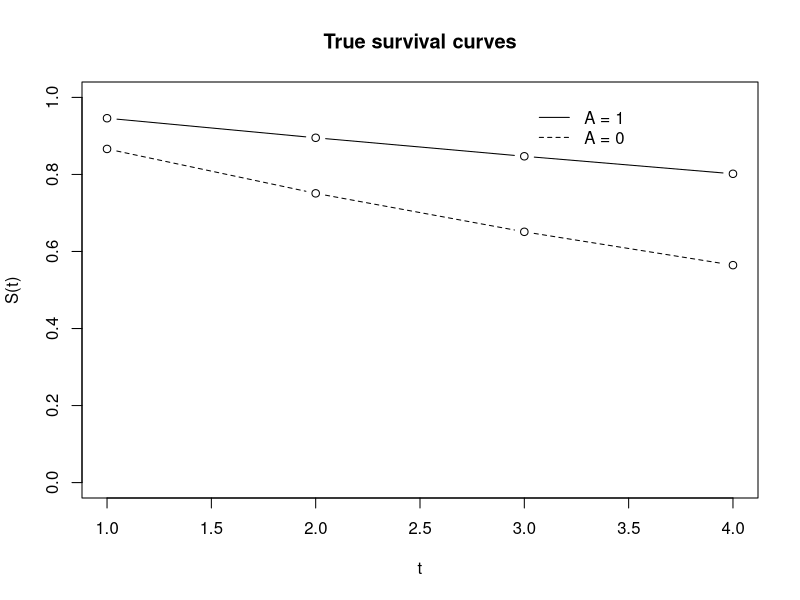

R code for this plot:
# Note: The warnings 'non-integer #successes in a binomial glm!' can be ignored

###### Box 1 -- Function to generate the data

generateData <- function(n){
  expit <- plogis;

  ## Generate baseline data
  L <- rbinom(n, size = 1, prob = 0.5);
  A <- rbinom(n, size = 1, prob = plogis(-3 + 0.6*L));
 
  ## Generate counterfactual outcome
  #time 1
  py1.1 <- expit(-2 - 1 + 0.25*L);
  py1.0 <- expit(-2 + 0 + 0.25*L);
  Y1.1 <- rbinom(n, 1, py1.1);
  Y1.0 <- rbinom(n, 1, py1.0);

  # time 2
  Y2.1 <- Y2.0 <- rep(1, n);
  py2.1 <- expit(-2 - 1 + 0.25*L)[Y1.1 == 0];
  py2.0 <- expit(-2 + 0 + 0.25*L)[Y1.0 == 0];
  Y2.1[Y1.1 == 0] <- rbinom(n = length(py2.1), 1, py2.1);
  Y2.0[Y1.0 == 0] <- rbinom(n = length(py2.0), 1, py2.0);

  # time 3
  Y3.1 <- Y3.0 <- rep(1, n);
  py3.1 <- expit(-2 - 1 + 0.25*L)[Y2.1 == 0];
  py3.0 <- expit(-2 + 0 + 0.25*L)[Y2.0 == 0];
  Y3.1[Y2.1 == 0] <- rbinom(n = length(py3.1), 1, py3.1);
  Y3.0[Y2.0 == 0] <- rbinom(n = length(py3.0), 1, py3.0);

  # time 4
  Y4.1 <- Y4.0 <- rep(1, n);
  py4.1 <- expit(-2 - 1 + 0.25*L)[Y3.1 == 0];
  py4.0 <- expit(-2 + 0 + 0.25*L)[Y3.0 == 0];
  Y4.1[Y3.1 == 0] <- rbinom(n = length(py4.1), 1, py4.1);
  Y4.0[Y3.0 == 0] <- rbinom(n = length(py4.0), 1, py4.0);


  ## Generate censoring and observed outcome
  # time 1
  Y1 <- Y1.1*A + Y1.0*(1 - A);
  censor.prob1 <- expit(-5 + 0.2*A + 0.2*L);
  Censor1 <- rbinom(n, 1, censor.prob1);

  # time 2
  Censor2 <- rep(1, n);
  censor.prob2 <- expit(-5 + 0.2*A + 0.2*L)[Censor1 == 0 & Y1 == 0];
  Censor2[Censor1 == 0 & Y1 == 0] <- rbinom(n = length(censor.prob2), 1, censor.prob2);
  Y2 <- Y2.1*A + Y2.0*(1 - A);

  # time 3
  Censor3 <- rep(1, n);
  censor.prob3 <- expit(-5 + 0.2*A + 0.2*L)[Censor2 == 0 & Y2 == 0];
  Censor3[Censor2 == 0 & Y2 == 0] <- rbinom(n = length(censor.prob3), 1,
                                            censor.prob3);
  Y3 <- Y3.1*A + Y3.0*(1 - A);

  # time 4
  Censor4 <- rep(1, n);
  censor.prob4 <- expit(-5 + 0.2*A + 0.2*L)[Censor3==0 & Y3 == 0];
  Censor4[Censor3 == 0 & Y3 == 0] <- rbinom(n = length(censor.prob4), 1,
                                            censor.prob4);
  Y4 <- Y4.1*A + Y4.0*(1 - A);


  ## The observed outcome is missing if censored
  Y1[Censor1==1] <- NA; Y2[Censor2==1] <- NA; Y3[Censor3==1] <- NA; Y4[Censor4==1] <- NA;

  ## Once an event occurred, future Y = 1
  Y2[Y1 == 1] = 1;  Y3[Y2 == 1] = 1;  Y4[Y3 == 1] = 1; 

  ## return counterfactual and observed data
  data.frame(id = 1:n, L, A, Censor1, Censor2, Censor3, Censor4, Y1, Y2, Y3, Y4, Y1.1, Y2.1, Y3.1,
              Y4.1, Y1.0, Y2.0, Y3.0, Y4.0);
}



###### Estimate true values by generating large counterfactual sample
set.seed(7777);
n = 5000000;
FullData <- generateData(n);

## True survival curves
with(FullData, (1-colMeans(cbind(Y1.1, Y2.1, Y3.1, Y4.1))));
with(FullData, (1-colMeans(cbind(Y1.0, Y2.0, Y3.0, Y4.0))));

# > with(FullData,(1-colMeans(cbind(Y1.1, Y2.1, Y3.1, Y4.1))));
#      Y1.1      Y2.1      Y3.1      Y4.1 
# 0.9459612 0.8951800 0.8471490 0.8017134 
# > with(FullData,(1-colMeans(cbind(Y1.0, Y2.0, Y3.0, Y4.0))));
#      Y1.0      Y2.0      Y3.0      Y4.0 
# 0.8662326 0.7509436 0.6510594 0.5645078 


with(FullData,
     {plot(1-colMeans(cbind(Y1.1, Y2.1, Y3.1, Y4.1)), type = "b", ylim = c(0,1),
           ylab = "S(t)", xlab = "t", main = "True survival curves");
      lines(1-colMeans(cbind(Y1.0, Y2.0, Y3.0, Y4.0)), type = "b", lty = 2, ylim = c(0,1));
      legend(x = 3,y = 1, lty = c(1,2), legend = c("A = 1", "A = 0"), bty = "n")});

trueS <- matrix(c(with(FullData,(1-colMeans(cbind(Y1.1, Y2.1, Y3.1, Y4.1)))),
                  with(FullData,(1-colMeans(cbind(Y1.0, Y2.0, Y3.0, Y4.0))))),
                nrow = 1, byrow = TRUE); 

## True hazard odds ratio
# Create lambda vector
lambdas <- c(1 - trueS[1],                    # lambda_1(1)
             (trueS[1] - trueS[2])/trueS[1],  # lambda_1(2)
             (trueS[2] - trueS[3])/trueS[2],  # lambda_1(3)
             (trueS[3] - trueS[4])/trueS[3],  # lambda_1(4)
             1 - trueS[5],                    # lambda_0(1)
             (trueS[5] - trueS[6])/trueS[5],  # lambda_0(2)
             (trueS[6] - trueS[7])/trueS[6],  # lambda_0(3)
             (trueS[7] - trueS[8])/trueS[7]); # lambda_0(4)

# Create a data frame with lambdas, A, t and weights
data_St_True <- data.frame(lambdas, A = rep(c(1,0), each = 4), Time = rep(1:4,2),
                           weights = c(1, trueS[1:3], 1, trueS[5:7]));

# Fit the hazard model
fit.mod.True = glm(lambdas ~ A + factor(Time),
                   family = "binomial",
                   data = data_St_True,
                   weights = weights); 
trueHR <- coef(fit.mod.True)



###### Generate sample data
set.seed(1234);
n = 5000;
ObsData <- generateData(n)[,1:11];



###### Box 2 -- Estimating $S^a(1)$

## Step 1 -- Outcome model
modQ1 <- glm(Y1 ~ A + L,
             data = subset(ObsData, Censor1==0),
             family = "binomial");
newdat1 <- newdat0 <- ObsData;
newdat1$A <- 1;
newdat0$A <- 0;
Q1_1 <- predict(modQ1, newdata = newdat1, type = "response");
Q1_0 <- predict(modQ1, newdata = newdat0, type = "response");

  
## Step 2 -- Exposure and censoring models  
gA <- glm(A ~ L, family = "binomial", data = ObsData)$fitted;
gC1 <- glm(Censor1 ~ A + L, family = "binomial", data = ObsData)$fitted;


## Step 3 -- Updating the initial estimate
# Computing the clever covariates
ObsData$H1_1 <- (ObsData$A == 1 & ObsData$Censor1 == 0)*(1/(gA*(1-gC1)));
ObsData$H1_0 <- (ObsData$A == 0 & ObsData$Censor1 == 0)*(1/((1 - gA)*(1-gC1)));

# Estimating the update coefficient
mod.update1_1 <- glm(Y1 ~ 1 + offset(qlogis(Q1_1)),
                     weight = H1_1, family = "binomial",
                     data = ObsData);
mod.update1_0 <- glm(Y1 ~ 1 + offset(qlogis(Q1_0)),
                     weight = H1_0, family = "binomial",
                     data = ObsData);
  
# Performing the update
Q1_1.star <- plogis(qlogis(Q1_1) + coef(mod.update1_1));
Q1_0.star <- plogis(qlogis(Q1_0) + coef(mod.update1_0));
S1_1.star <- 1 - mean(Q1_1.star); S1_0.star <- 1 - mean(Q1_0.star);

  
## Step 4 -- Estimate the variance
d1_1 <- with(ObsData, H1_1*(Q1_1.star - Y1));
d1_0 <- with(ObsData, H1_0*(Q1_0.star - Y1));
d1_1[ObsData$H1_1 == 0] = 0; # To deal with NAs in Y1
d1_0[ObsData$H1_0 == 0] = 0; # To deal with NAs in Y1
IC1_1 <- d1_1 + S1_1.star - Q1_1.star;
IC1_0 <- d1_0 + S1_0.star - Q1_0.star;
VarS1_1 <- var(IC1_1)/n;
VarS1_0 <- var(IC1_0)/n;
S1_1.star + c(-1.96, 1.96)*sqrt(VarS1_1);
S1_0.star + c(-1.96, 1.96)*sqrt(VarS1_0);


###### Estimating $S^a(2)$

#### j = t = 2
## Step 1 -- Outcome model
modQ2 <- glm(Y2 ~ A + L,
             data = ObsData, subset = (Censor2 == 0 & Y1 == 0),
             family = "binomial");
newdat1 <- newdat0 <- ObsData[ObsData$Censor1 == 0,];
Q2_1 <- Q2_0 <- rep(NA, n);
newdat1$A <- 1;
newdat0$A <- 0;
Q2_1[ObsData$Censor1 == 0] <- predict(modQ2, newdata = newdat1, type = "response");
Q2_1[ObsData$Y1 == 1] <- 1;
Q2_0[ObsData$Censor1 == 0] <- predict(modQ2, newdata = newdat0, type = "response");
Q2_0[ObsData$Y1 == 1] <- 1;

  
## Step 2 -- Exposure and censoring models  
# The exposure model has already been fitted to estimate S^a(1)
gC2 <- rep(NA,n);
gC2[ObsData$Censor1 == 0 & ObsData$Y1 == 0] <- glm(Censor2 ~ A + L, family = "binomial",
                                                   data = subset(ObsData, Censor1 == 0 & Y1 == 0))$fitted;
  
  
## Step 3 -- Updating the initial estimate
# Computing the clever covariates
ObsData$H2_1 <- (ObsData$A == 1 & ObsData$Censor2 == 0)*(1/(gA*(1 - gC1)*(1 - gC2)));
ObsData$H2_0 <- (ObsData$A == 0 & ObsData$Censor2 == 0)*(1/((1 - gA)*(1 - gC1)*(1 - gC2)));
ObsData$H2_1[ObsData$Censor2 == 1] <- 0; # To deal with NAs in gC2 
ObsData$H2_0[ObsData$Censor2 == 1] <- 0; # To deal with NAs in gC2



# Estimating the update coefficient
mod.update2_1 <- glm(Y2 ~ 1 + offset(qlogis(Q2_1)), weights = H2_1,
                     family = "binomial",
                     data = ObsData, subset = (Y1 == 0));
mod.update2_0 <- glm(Y2 ~ 1 + offset(qlogis(Q2_0)), weights = H2_0,
                     family = "binomial",
                     data = ObsData, subset = (Y1 == 0));

# Performing the update 
Q2_1.star2 <- plogis(qlogis(Q2_1) + coef(mod.update2_1));
Q2_1.star2[ObsData$Y1==1] <- 1;

Q2_0.star2 <- plogis(qlogis(Q2_0) + coef(mod.update2_0));
Q2_0.star2[ObsData$Y1==1] <- 1;

    
## Step 4 -- Estimate the variance component
d2_1_2 <- with(ObsData, H2_1*(Q2_1.star2 - Y2));
d2_0_2 <- with(ObsData, H2_0*(Q2_0.star2 - Y2));
d2_1_2[ObsData$H2_1 == 0] <- 0;
d2_0_2[ObsData$H2_0 == 0] <- 0;
  
  
#### j = 1
## Step 1 -- Outcome model
newdat1 <- newdat0 <- ObsData;
newdat1$A <- 1;
newdat0$A <- 0;
modQ2 <- glm(Q2_1.star2 ~ A + L,
             data = ObsData,
             family = "binomial", subset = (Censor1 == 0));
Q2_1 <- predict(modQ2, newdata = newdat1, type = "response");
  
modQ2 <- glm(Q2_0.star2 ~ A + L,
             data = ObsData,
             family = "binomial", subset = (Censor1 == 0));
Q2_0 <- predict(modQ2, newdata = newdat0, type = "response");
  
  
## Step 2 -- Exposure and censoring models  
# An exposure model was already fitted when estimating S^a(1)
# A model for C_1 was already fitted when estimating S^a(1)
  
  
## Step 3 -- Updating the initial estimate
# Computing the clever covariates was done when estimating S^a(1)
  
# Estimating the update coefficient
mod.update2_1 <- glm(Q2_1.star2 ~ 1 + offset(qlogis(Q2_1)), weights = H1_1,
                     family = "binomial",
                     data = ObsData);
mod.update2_0 <- glm(Q2_0.star2 ~ 1 + offset(qlogis(Q2_0)), weights = H1_0,
                     family = "binomial",
                      data = ObsData);

# Performing the update 
Q2_1.star <- plogis(qlogis(Q2_1) + coef(mod.update2_1));
Q2_0.star <- plogis(qlogis(Q2_0) + coef(mod.update2_0));


## Step 4 -- Estimate the variance component
d2_1_1 <- with(ObsData, H1_1*(Q2_1.star - Q2_1.star2));
d2_0_1 <- with(ObsData, H1_0*(Q2_0.star - Q2_0.star2));
d2_1_1[ObsData$H1_1 == 0] <- 0;
d2_0_1[ObsData$H1_0 == 0] <- 0;
  
  
#### Final estimate and variance
S2_1.star <- 1 - mean(Q2_1.star); S2_0.star <- 1 - mean(Q2_0.star);
IC2_1 <- d2_1_2 + d2_1_1 + S2_1.star - Q2_1.star;
IC2_0 <- d2_0_2 + d2_0_1 + S2_0.star - Q2_0.star;
VarS2_1 <- var(IC2_1)/n;
VarS2_0 <- var(IC2_0)/n;
S2_1.star + c(-1.96, 1.96)*sqrt(VarS2_1);
S2_0.star + c(-1.96, 1.96)*sqrt(VarS2_0); 





###### Estimating $S^a(3)$

#### j = t = 3
## Step 1 -- Outcome model
modQ3 <- glm(Y3 ~ A + L,
             data = ObsData, subset = (Censor3 == 0 & Y2 == 0),
             family = "binomial");
newdat1 <- newdat0 <- ObsData[ObsData$Censor2 == 0,];
Q3_1 <- Q3_0 <- rep(NA, n);
newdat1$A <- 1;
newdat0$A <- 0;
Q3_1[ObsData$Censor2 == 0] <- predict(modQ3, newdata = newdat1, type = "response");
Q3_1[ObsData$Y2 == 1] <- 1;
Q3_0[ObsData$Censor2 == 0] <- predict(modQ3, newdata = newdat0, type = "response");
Q3_0[ObsData$Y2 == 1] <- 1;

  
## Step 2 -- Exposure and censoring models  
# The exposure model has already been fitted
gC3 <- rep(NA,n);
gC3[ObsData$Censor2 == 0 & ObsData$Y2 == 0] <- glm(Censor3 ~ A + L, family = "binomial",
                                                   data = subset(ObsData, Censor2 == 0 & Y2 == 0))$fitted;
  
  
## Step 3 -- Updating the initial estimate
# Computing the clever covariates
ObsData$H3_1 <- (ObsData$A == 1 & ObsData$Censor3 == 0)*(1/(gA*(1 - gC1)*(1 - gC2)*(1 - gC3)));
ObsData$H3_0 <- (ObsData$A == 0 & ObsData$Censor3 == 0)*(1/((1 - gA)*(1 - gC1)*(1 - gC2)*(1 - gC3)));
ObsData$H3_1[ObsData$Censor3 == 1] <- 0; # To deal with NAs in gC3 
ObsData$H3_0[ObsData$Censor3 == 1] <- 0; # To deal with NAs in gC3



# Estimating the update coefficient
mod.update3_1 <- glm(Y3 ~ 1 + offset(qlogis(Q3_1)), weights = H3_1,
                     family = "binomial",
                     data = ObsData, subset = (Y2 == 0));
mod.update3_0 <- glm(Y3 ~ 1 + offset(qlogis(Q3_0)), weights = H3_0,
                     family = "binomial",
                     data = ObsData, subset = (Y2 == 0));

# Performing the update 
Q3_1.star3 <- plogis(qlogis(Q3_1) + coef(mod.update3_1));
Q3_1.star3[ObsData$Y2 == 1] <- 1;

Q3_0.star3 <- plogis(qlogis(Q3_0) + coef(mod.update3_0));
Q3_0.star3[ObsData$Y2 == 1] <- 1;

    
## Step 4 -- Estimate the variance component
d3_1_3 <- with(ObsData, H3_1*(Q3_1.star3 - Y3));
d3_0_3 <- with(ObsData, H3_0*(Q3_0.star3 - Y3));
d3_1_3[ObsData$H3_1 == 0] <- 0;
d3_0_3[ObsData$H3_0 == 0] <- 0;
  


#### j = 2
## Step 1 -- Outcome model
newdat1 <- newdat0 <- ObsData[ObsData$Censor1 == 0,];
newdat1$A <- 1;
newdat0$A <- 0;
modQ3 <- glm(Q3_1.star3 ~ A + L,
             data = ObsData,
             family = "binomial", subset = (Censor2 == 0 & Y1 == 0));
Q3_1[ObsData$Censor1 == 0] <- predict(modQ3, newdata = newdat1, type = "response");
  
modQ3 <- glm(Q3_0.star3 ~ A + L,
             data = ObsData,
             family = "binomial", subset = (Censor2 == 0  & Y1 == 0));
Q3_0[ObsData$Censor1 == 0] <- predict(modQ3, newdata = newdat0, type = "response");
  
  
## Step 2 -- Exposure and censoring models  
# An exposure model was already fitted
# A model for C_2 was already fitted
  
  
## Step 3 -- Updating the initial estimate
# Computing the clever covariates was already done
  
# Estimating the update coefficient
mod.update3_1 <- glm(Q3_1.star3 ~ 1 + offset(qlogis(Q3_1)), weights = H2_1,
                     family = "binomial",
                     data = ObsData);
mod.update3_0 <- glm(Q3_0.star3 ~ 1 + offset(qlogis(Q3_0)), weights = H2_0,
                     family = "binomial",
                     data = ObsData);

# Performing the update 
Q3_1.star2 <- plogis(qlogis(Q3_1) + coef(mod.update3_1));
Q3_1.star2[ObsData$Y1 == 1] <- 1;
Q3_0.star2 <- plogis(qlogis(Q3_0) + coef(mod.update3_0));
Q3_0.star2[ObsData$Y1 == 1] <- 1;



## Step 4 -- Estimate the variance component
d3_1_2 <- with(ObsData, H2_1*(Q3_1.star2 - Q3_1.star3));
d3_0_2 <- with(ObsData, H2_0*(Q3_0.star2 - Q3_0.star3));
d3_1_2[ObsData$H2_1 == 0] <- 0;
d3_0_2[ObsData$H2_0 == 0] <- 0;



#### j = 1
## Step 1 -- Outcome model
newdat1 <- newdat0 <- ObsData;
newdat1$A <- 1;
newdat0$A <- 0;
modQ3 <- glm(Q3_1.star2 ~ A + L,
             data = ObsData,
             family = "binomial", subset = (Censor1 == 0));
Q3_1 <- predict(modQ3, newdata = newdat1, type = "response");
  
modQ3 <- glm(Q3_0.star2 ~ A + L,
             data = ObsData,
             family = "binomial", subset = (Censor1 == 0));
Q3_0 <- predict(modQ3, newdata = newdat0, type = "response");
   
  
## Step 2 -- Exposure and censoring models  
# An exposure model was already fitted
# A model for C_1 was already fitted
  
  
## Step 3 -- Updating the initial estimate
# Computing the clever covariates was already done
  
# Estimating the update coefficient
mod.update3_1 <- glm(Q3_1.star2 ~ 1 + offset(qlogis(Q3_1)), weights = H1_1,
                     family = "binomial",
                     data = ObsData);
mod.update3_0 <- glm(Q3_0.star2 ~ 1 + offset(qlogis(Q3_0)), weights = H1_0,
                     family = "binomial",
                      data = ObsData);

# Performing the update 
Q3_1.star <- plogis(qlogis(Q3_1) + coef(mod.update3_1));
Q3_0.star <- plogis(qlogis(Q3_0) + coef(mod.update3_0));


## Step 4 -- Estimate the variance component
d3_1_1 <- with(ObsData, H1_1*(Q3_1.star - Q3_1.star2));
d3_0_1 <- with(ObsData, H1_0*(Q3_0.star - Q3_0.star2));
d3_1_1[ObsData$H1_1 == 0] <- 0;
d3_0_1[ObsData$H1_0 == 0] <- 0;

  
#### Final estimate and variance
S3_1.star <- 1 - mean(Q3_1.star); S3_0.star <- 1 - mean(Q3_0.star);
IC3_1 <- d3_1_3 + d3_1_2 + d3_1_1 + S3_1.star - Q3_1.star;
IC3_0 <- d3_0_3 + d3_0_2 + d3_0_1 + S3_0.star - Q3_0.star;
VarS3_1 <- var(IC3_1)/n;
VarS3_0 <- var(IC3_0)/n;
S3_1.star + c(-1.96, 1.96)*sqrt(VarS3_1);
S3_0.star + c(-1.96, 1.96)*sqrt(VarS3_0); 




###### Estimating $S^a(4)$

#### j = t = 4
## Step 1 -- Outcome model
Q4_1 <- Q4_0 <- rep(NA, n);
modQ4 <- glm(Y4 ~ A + L,
             data = ObsData, subset = (Censor4 == 0 & Y3 == 0),
             family = "binomial");
newdat1 <- newdat0 <- ObsData[ObsData$Censor3 == 0,];
newdat1$A <- 1;
newdat0$A <- 0;
Q4_1[ObsData$Censor3 == 0] <- predict(modQ4, newdata = newdat1, type = "response");
Q4_1[ObsData$Y3 == 1] <- 1;
Q4_0[ObsData$Censor3 == 0] <- predict(modQ3, newdata = newdat0, type = "response");
Q4_0[ObsData$Y3 == 1] <- 1;

  
## Step 2 -- Exposure and censoring models  
# The exposure model has already been fitted
gC4 <- rep(NA,n);
gC4[ObsData$Censor3 == 0 & ObsData$Y3 == 0] <- glm(Censor4 ~ A + L, family = "binomial",
                                                   data = subset(ObsData, Censor3 == 0 & Y3 == 0))$fitted;
  
  
## Step 3 -- Updating the initial estimate
# Computing the clever covariates
ObsData$H4_1 <- (ObsData$A == 1 & ObsData$Censor4 == 0)*(1/(gA*(1 - gC1)*(1 - gC2)*(1 - gC3)*(1 - gC4)));
ObsData$H4_0 <- (ObsData$A == 0 & ObsData$Censor4 == 0)*(1/((1 - gA)*(1 - gC1)*(1 - gC2)*(1 - gC3)*(1 - gC4)));
ObsData$H4_1[ObsData$Censor4 == 1] <- 0; # To deal with NAs in gC4 
ObsData$H4_0[ObsData$Censor4 == 1] <- 0; # To deal with NAs in gC4



# Estimating the update coefficient
mod.update4_1 <- glm(Y4 ~ 1 + offset(qlogis(Q4_1)), weights = H4_1,
                     family = "binomial",
                     data = ObsData, subset = (Y3 == 0));
mod.update4_0 <- glm(Y4 ~ 1 + offset(qlogis(Q4_0)), weights = H4_0,
                     family = "binomial",
                     data = ObsData, subset = (Y3 == 0));

# Performing the update 
Q4_1.star4 <- plogis(qlogis(Q4_1) + coef(mod.update4_1));
Q4_1.star4[ObsData$Y3 == 1] <- 1;

Q4_0.star4 <- plogis(qlogis(Q4_0) + coef(mod.update4_0));
Q4_0.star4[ObsData$Y3 == 1] <- 1;

    
## Step 4 -- Estimate the variance component
d4_1_4 <- with(ObsData, H4_1*(Q4_1.star4 - Y4));
d4_0_4 <- with(ObsData, H4_0*(Q4_0.star4 - Y4));
d4_1_4[ObsData$H4_1 == 0] <- 0;
d4_0_4[ObsData$H4_0 == 0] <- 0;
  

#### j = 3
## Step 1 -- Outcome model
newdat1 <- newdat0 <- ObsData[ObsData$Censor2 == 0,];
newdat1$A <- 1;
newdat0$A <- 0;
modQ4 <- glm(Q4_1.star4 ~ A + L,
             data = ObsData, subset = (Censor3 == 0 & Y2 == 0),
             family = "binomial");
Q4_1[ObsData$Censor2 == 0] <- predict(modQ4, newdata = newdat1, type = "response");

modQ4 <- glm(Q4_0.star4 ~ A + L,
             data = ObsData, subset = (Censor3 == 0 & Y2 == 0),
             family = "binomial");
Q4_0[ObsData$Censor2 == 0] <- predict(modQ4, newdata = newdat1, type = "response");



  
## Step 2 -- Exposure and censoring models  
# The exposure model has already been fitted
# The censoring model has already been fitted
  
  
## Step 3 -- Updating the initial estimate
# The clever covariates have already been computed


# Estimating the update coefficient
mod.update4_1 <- glm(Q4_1.star4 ~ 1 + offset(qlogis(Q4_1)), weights = H3_1,
                     family = "binomial",
                     data = ObsData, subset = (Y2 == 0));
mod.update4_0 <- glm(Q4_0.star4 ~ 1 + offset(qlogis(Q4_0)), weights = H3_0,
                     family = "binomial",
                     data = ObsData, subset = (Y2 == 0));

# Performing the update 
Q4_1.star3 <- plogis(qlogis(Q4_1) + coef(mod.update4_1));
Q4_1.star3[ObsData$Y2 == 1] <- 1;

Q4_0.star3 <- plogis(qlogis(Q4_0) + coef(mod.update4_0));
Q4_0.star3[ObsData$Y2 == 1] <- 1;

    
## Step 4 -- Estimate the variance component
d4_1_3 <- with(ObsData, H3_1*(Q4_1.star3 - Q4_1.star4));
d4_0_3 <- with(ObsData, H3_0*(Q4_0.star3 - Q4_0.star4));
d4_1_3[ObsData$H3_1 == 0] <- 0;
d4_0_3[ObsData$H3_0 == 0] <- 0;
  


#### j = 2
## Step 1 -- Outcome model
newdat1 <- newdat0 <- ObsData[ObsData$Censor1 == 0,];
newdat1$A <- 1;
newdat0$A <- 0;
modQ4 <- glm(Q4_1.star3 ~ A + L,
             data = ObsData,
             family = "binomial", subset = (Censor2 == 0 & Y1 == 0));
Q4_1[ObsData$Censor1 == 0] <- predict(modQ4, newdata = newdat1, type = "response");
  
modQ4 <- glm(Q4_0.star3 ~ A + L,
             data = ObsData,
             family = "binomial", subset = (Censor2 == 0  & Y1 == 0));
Q4_0[ObsData$Censor1 == 0] <- predict(modQ4, newdata = newdat0, type = "response");

  
  
## Step 2 -- Exposure and censoring models  
# An exposure model was already fitted
# A model for C_2 was already fitted
  
  
## Step 3 -- Updating the initial estimate
# Computing the clever covariates was already done
  
# Estimating the update coefficient
mod.update4_1 <- glm(Q4_1.star3 ~ 1 + offset(qlogis(Q4_1)), weights = H2_1,
                     family = "binomial",
                     data = ObsData);
mod.update4_0 <- glm(Q4_0.star3 ~ 1 + offset(qlogis(Q4_0)), weights = H2_0,
                     family = "binomial",
                     data = ObsData);

# Performing the update 
Q4_1.star2 <- plogis(qlogis(Q4_1) + coef(mod.update4_1));
Q4_1.star2[ObsData$Y1 == 1] <- 1;
Q4_0.star2 <- plogis(qlogis(Q4_0) + coef(mod.update4_0));
Q4_0.star2[ObsData$Y1 == 1] <- 1;



## Step 4 -- Estimate the variance component
d4_1_2 <- with(ObsData, H2_1*(Q4_1.star2 - Q4_1.star3));
d4_0_2 <- with(ObsData, H2_0*(Q4_0.star2 - Q4_0.star3));
d4_1_2[ObsData$H2_1 == 0] <- 0;
d4_0_2[ObsData$H2_0 == 0] <- 0;



#### j = 1
## Step 1 -- Outcome model
newdat1 <- newdat0 <- ObsData;
newdat1$A <- 1;
newdat0$A <- 0;
modQ4 <- glm(Q4_1.star2 ~ A + L,
             data = ObsData,
             family = "binomial", subset = (Censor1 == 0));
Q4_1 <- predict(modQ4, newdata = newdat1, type = "response");
  
modQ4 <- glm(Q4_0.star2 ~ A + L,
             data = ObsData,
             family = "binomial", subset = (Censor1 == 0));
Q4_0 <- predict(modQ4, newdata = newdat0, type = "response");

  
  
## Step 2 -- Exposure and censoring models  
# An exposure model was already fitted
# A model for C_1 was already fitted
  
  
## Step 3 -- Updating the initial estimate
# Computing the clever covariates was already done
  
# Estimating the update coefficient
mod.update4_1 <- glm(Q4_1.star2 ~ 1 + offset(qlogis(Q4_1)), weights = H1_1,
                     family = "binomial",
                     data = ObsData);
mod.update4_0 <- glm(Q4_0.star2 ~ 1 + offset(qlogis(Q4_0)), weights = H1_0,
                     family = "binomial",
                      data = ObsData);

# Performing the update 
Q4_1.star <- plogis(qlogis(Q4_1) + coef(mod.update4_1));
Q4_0.star <- plogis(qlogis(Q4_0) + coef(mod.update4_0));


## Step 4 -- Estimate the variance component
d4_1_1 <- with(ObsData, H1_1*(Q4_1.star - Q4_1.star2));
d4_0_1 <- with(ObsData, H1_0*(Q4_0.star - Q4_0.star2));
d4_1_1[ObsData$H1_1 == 0] <- 0;
d4_0_1[ObsData$H1_0 == 0] <- 0;

  
#### Final estimate and variance
S4_1.star <- 1 - mean(Q4_1.star); S4_0.star <- 1 - mean(Q4_0.star);
IC4_1 <- d4_1_4 + d4_1_3 + d4_1_2 + d4_1_1 + S4_1.star - Q4_1.star;
IC4_0 <- d4_0_4 + d4_0_3 + d4_0_2 + d4_0_1 + S4_0.star - Q4_0.star;
VarS4_1 <- var(IC4_1)/n;
VarS4_0 <- var(IC4_0)/n;
S4_1.star + c(-1.96, 1.96)*sqrt(VarS4_1);
S4_0.star + c(-1.96, 1.96)*sqrt(VarS4_0); 





###### Box 4 -- Estimating the hazard model 
lambdas <- c(1 - S1_1.star,
             (S1_1.star - S2_1.star)/S1_1.star,
             (S2_1.star - S3_1.star)/S2_1.star,
             (S3_1.star - S4_1.star)/S3_1.star,
             1 - S1_0.star,
             (S1_0.star - S2_0.star)/S1_0.star,
             (S2_0.star - S3_0.star)/S2_0.star,
             (S3_0.star - S4_0.star)/S3_0.star);
lambdas[lambdas < 0] <- 0;

data_St <- data.frame(lambdas = lambdas,
                      A = rep(c(1,0),each = 4),
                      Time = rep(1:4,2),
                      weights = c(1, S1_1.star, S2_1.star, S3_1.star,
                                  1, S1_0.star, S2_0.star, S3_0.star));


## Logistic regression
fit.mod <- glm(lambdas ~ A + factor(Time), family = "binomial", weights = weights, data = data_St);
B <- matrix(coef(fit.mod),nrow=5)
X <- matrix(model.matrix(fit.mod), nrow = 8, byrow = FALSE);

## Efficient influence curve
# Objects for the rows of X
X1.1 <- t(X[1,, drop = FALSE]);
X1.0 <- t(X[5,, drop = FALSE]);
X2.1 <- t(X[2,, drop = FALSE]);
X2.0 <- t(X[6,, drop = FALSE]);
X3.1 <- t(X[3,, drop = FALSE]);
X3.0 <- t(X[7,, drop = FALSE]);
X4.1 <- t(X[4,, drop = FALSE]);
X4.0 <- t(X[8,, drop = FALSE]);

#Time 1
term1_1_t1 <- as.numeric(exp(t(X1.1)%*%B)/(1 + exp(t(X1.1)%*%B))**2)*X1.1%*%t(X1.1);
term1_0_t1 <- as.numeric(exp(t(X1.0)%*%B)/(1 + exp(t(X1.0)%*%B))**2)*X1.0%*%t(X1.0);
term1_t1 <-  term1_0_t1 + term1_1_t1
term2_1_t1 <- (-X1.1 + X2.1%*%(1 + exp(t(X2.1)%*%B))**-1)%*%t(IC1_1);
term2_0_t1 <- (-X1.0 + X2.0%*%(1 + exp(t(X2.0)%*%B))**-1)%*%t(IC1_0);
term2_t1 <- term2_1_t1 + term2_0_t1;

#Time 2
term1_1_t2 <- (1 - mean(Q1_1.star))*as.numeric(exp(t(X2.1)%*%B)/(1 + exp(t(X2.1)%*%B))**2)*
               X2.1%*%t(X2.1);
term1_0_t2 <- (1 - mean(Q1_0.star))*as.numeric(exp(t(X2.0)%*%B)/(1 + exp(t(X2.0)%*%B))**2)*
              X2.0%*%t(X2.0);
term1_t2 <- term1_0_t2 + term1_1_t2
term2_1_t2 <- (-X2.1 + X3.1%*%(1 + exp(t(X3.1)%*%B))**-1)%*%t(IC2_1);
term2_0_t2 <- (-X2.0 + X3.0%*%(1 + exp(t(X3.0)%*%B))**-1)%*%t(IC2_0);
term2_t2 <- term2_1_t2 + term2_0_t2;

#Time 3
term1_1_t3 <- (1 - mean(Q2_1.star))*as.numeric(exp(t(X3.1)%*%B)/(1 + exp(t(X3.1)%*%B))**2)*
               X3.1%*%t(X3.1);
term1_0_t3 <- (1 - mean(Q2_0.star))*as.numeric(exp(t(X3.0)%*%B)/(1 + exp(t(X3.0)%*%B))**2)*
               X3.0%*%t(X3.0);
term1_t3 <- term1_0_t3 + term1_1_t3
term2_1_t3 <- (-X3.1 + X4.1%*%(1 + exp(t(X4.1)%*%B))**-1)%*%t(IC3_1);
term2_0_t3 <- (-X3.0 + X4.0%*%(1 + exp(t(X4.0)%*%B))**-1)%*%t(IC3_0);
term2_t3 <- term2_1_t3 + term2_0_t3;

#Time 4
term1_1_t4 <- (1 - mean(Q3_1.star))*as.numeric(exp(t(X4.1)%*%B)/(1 + exp(t(X4.1)%*%B))**2)*
               X4.1%*%t(X4.1);
term1_0_t4 <- (1 - mean(Q3_0.star))*as.numeric(exp(t(X4.0)%*%B)/(1 + exp(t(X4.0)%*%B))**2)*
               X4.0%*%t(X4.0);
term1_t4 <- term1_0_t4 + term1_1_t4
term2_1_t4 <- (-X4.1)%*%t(IC4_1);
term2_0_t4 <- (-X4.0)%*%t(IC4_0);
term2_t4 <- term2_1_t4 + term2_0_t4;

#Variance
var.hr <- var(t(solve(term1_t1 + term1_t2 + term1_t3 + term1_t4)%*%
              (term2_t1 + term2_t2 + term2_t3 + term2_t4)))/n; 
cbind(B, B - 1.96*sqrt(diag(var.hr)), B + 1.96*sqrt(diag(var.hr)));






